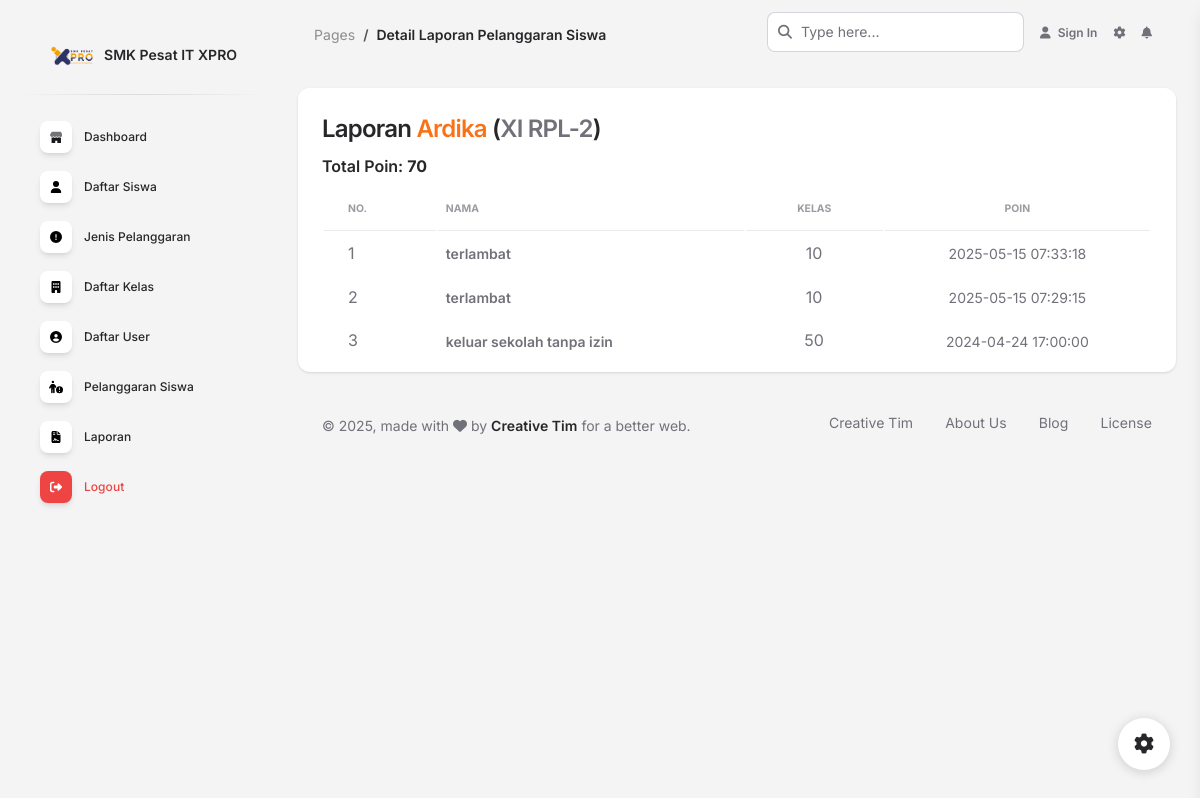
The page /pages/detail_laporan.php?id_siswa=1 on the database its author committed.
### tables this page shows
CREATE TABLE `tbl_siswa` (
  `id_siswa` int NOT NULL,
  `nis` varchar(50) NOT NULL,
  `nama` varchar(50) NOT NULL,
  `kelas` varchar(50) NOT NULL
);

CREATE TABLE `tbl_pelanggaran_siswa` (
  `id_pelanggaran` int NOT NULL,
  `id_siswa` int NOT NULL,
  `id_kategori_pelanggaran` int NOT NULL,
  `tanggal` timestamp NOT NULL DEFAULT CURRENT_TIMESTAMP
);

CREATE TABLE `tbl_kategori_pelanggaran` (
  `id_kategori_pelanggaran` int NOT NULL,
  `nama_pelanggaran` varchar(50) NOT NULL,
  `poin` int NOT NULL
);

### pages/detail_laporan.php (the view, shortened to what this page needs)
<?php
include "koneksi.php";
include "header.php" ;
$id_siswa = $_GET['id_siswa'];
$data_siswa_per_id = "select * from tbl_siswa where id_siswa = '$id_siswa'";
$go = mysqli_query($koneksi, $data_siswa_per_id);
$ambil_data = mysqli_fetch_assoc($go);
?>
    <div class="container-fluid py-4">
      <div class="row">
        <div class="col-12">
          <div class="card mb-4">
            <div class="card-header pb-0">
              <h4>Laporan <span class="text-primary"><?=$ambil_data['nama']?></span> (<span class="text-secondary"><?=$ambil_data['kelas']?></span>)</h4>
              <h6>Total Poin:
                <span class="font-weight-bolder">
                <?php
                $total_sql = "SELECT SUM(tbl_kategori_pelanggaran.poin) AS total_poin
                              FROM tbl_pelanggaran_siswa
                              INNER JOIN tbl_kategori_pelanggaran
                              ON tbl_pelanggaran_siswa.id_kategori_pelanggaran = tbl_kategori_pelanggaran.id_kategori_pelanggaran
                              WHERE tbl_pelanggaran_siswa.id_siswa = '$id_siswa'";
                $total_result = mysqli_query($koneksi, $total_sql);
                $total_row = mysqli_fetch_assoc($total_result);
                $total_poin = $total_row['total_poin'];
                ?>
                <?=$total_poin?>
                </span></h6>
            </div>
            <div class="card-body px-0 pt-0 pb-2">
              <div class="table-responsive px-4">
                <table class="table align-items-center mb-0">
                  <thead>
                    <tr>
                      <th class="text-uppercase text-secondary text-xxs font-weight-bolder opacity-7">No.</th>
                      <th class="text-uppercase text-secondary text-xxs font-weight-bolder opacity-7 ps-2">Nama</th>
                      <th class="text-center text-uppercase text-secondary text-xxs font-weight-bolder opacity-7">Kelas</th>
                      <th class="text-center text-uppercase text-secondary text-xxs font-weight-bolder opacity-7">Poin</th>
                    </tr>
                  </thead>
                  <?php
        $no = 1;
        $sql = "
                SELECT tbl_kategori_pelanggaran.nama_pelanggaran, tbl_kategori_pelanggaran.poin, tbl_pelanggaran_siswa.tanggal
                FROM tbl_pelanggaran_siswa
                INNER JOIN tbl_kategori_pelanggaran
                ON tbl_pelanggaran_siswa.id_kategori_pelanggaran = tbl_kategori_pelanggaran.id_kategori_pelanggaran
                WHERE tbl_pelanggaran_siswa.id_siswa = '$id_siswa'
                ORDER BY tbl_pelanggaran_siswa.tanggal DESC;
               ";
        $hasil = mysqli_query($koneksi,$sql);
        foreach ($hasil as $hsl){
        ?>
                  <tbody>
                    <tr>
                      <td class="ps-4">
                      <?=$no++?>
                      </td>
                      <td class="align-middle text-sm font-weight-bold">
                      <?=$hsl['nama_pelanggaran']?>
                      </td>
                      <td class="align-middle text-center">
                      <?=$hsl['poin']?>
                      </td>
                      <td class="align-middle text-sm text-center">
                      <?=$hsl['tanggal']?>
                      </td>
                    </tr>
                  </tbody>
                  <?php
        }
                  ?>
                </table>
              </div>
            </div>
          </div>
        </div>
      </div>
      <footer class="footer pt-3  ">
        <div class="container-fluid">
          <div class="row align-items-center justify-content-lg-between">
            <div class="col-lg-6 mb-lg-0 mb-4">
              <div class="copyright text-center text-sm text-muted text-lg-start">
                © ,
                made with <i class="fa fa-heart"></i> by
                <a href="https://www.creative-tim.com" class="font-weight-bold" target="_blank">Creative Tim</a>
                for a better web.
              </div>
            </div>
            <div class="col-lg-6">
              <ul class="nav nav-footer justify-content-center justify-content-lg-end">
                <li class="nav-item">
                  <a href="https://www.creative-tim.com" class="nav-link text-muted" target="_blank">Creative Tim</a>
                </li>
                <li class="nav-item">
                  <a href="https://www.creative-tim.com/presentation" class="nav-link text-muted" target="_blank">About Us</a>
                </li>
                <li class="nav-item">
                  <a href="https://www.creative-tim.com/blog" class="nav-link text-muted" target="_blank">Blog</a>
                </li>
                <li class="nav-item">
                  <a href="https://www.creative-tim.com/license" class="nav-link pe-0 text-muted" target="_blank">License</a>
                </li>
              </ul>
            </div>
          </div>
        </div>
      </footer>
    </div>
  </main>
  <div class="fixed-plugin">
    <a class="fixed-plugin-button text-dark position-fixed px-3 py-2">
      <i class="fa fa-cog py-2"> </i>
    </a>
  </div>
</body>
</html>

### rows shown on the page
tbl_siswa: nama "Ardika", kelas "XI RPL-2"
tbl_pelanggaran_siswa: id_kategori_pelanggaran.nama_pelanggaran "terlambat", id_kategori_pelanggaran.poin "10", tanggal "2025-05-15 07:33:18"
tbl_pelanggaran_siswa: id_kategori_pelanggaran.nama_pelanggaran "terlambat", id_kategori_pelanggaran.poin "10", tanggal "2025-05-15 07:29:15"
tbl_pelanggaran_siswa: id_kategori_pelanggaran.nama_pelanggaran "keluar sekolah tanpa izin", id_kategori_pelanggaran.poin "50", tanggal "2024-04-24 17:00:00"

### other values the page prints
$total_poin "70"
